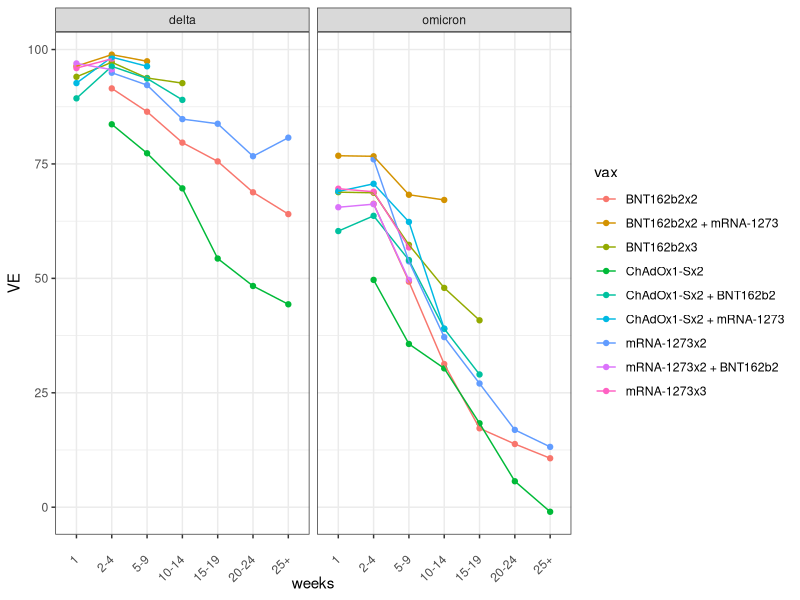
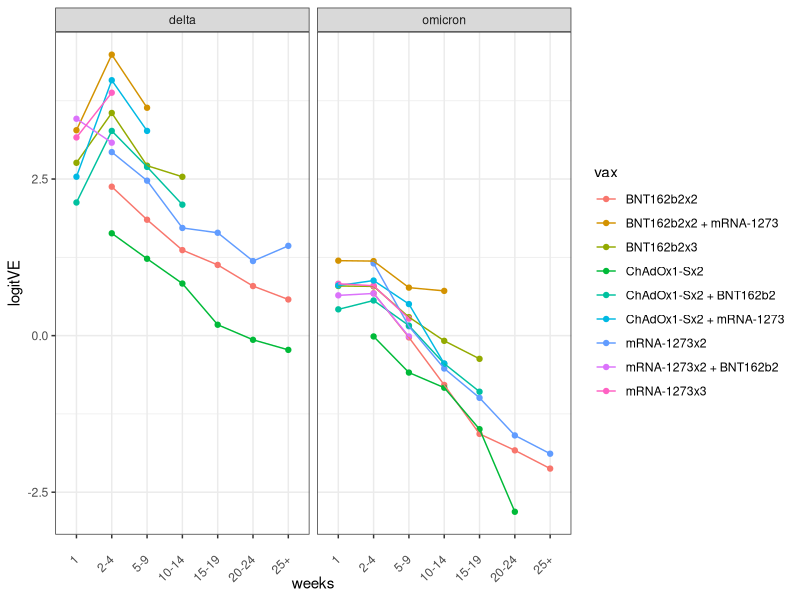
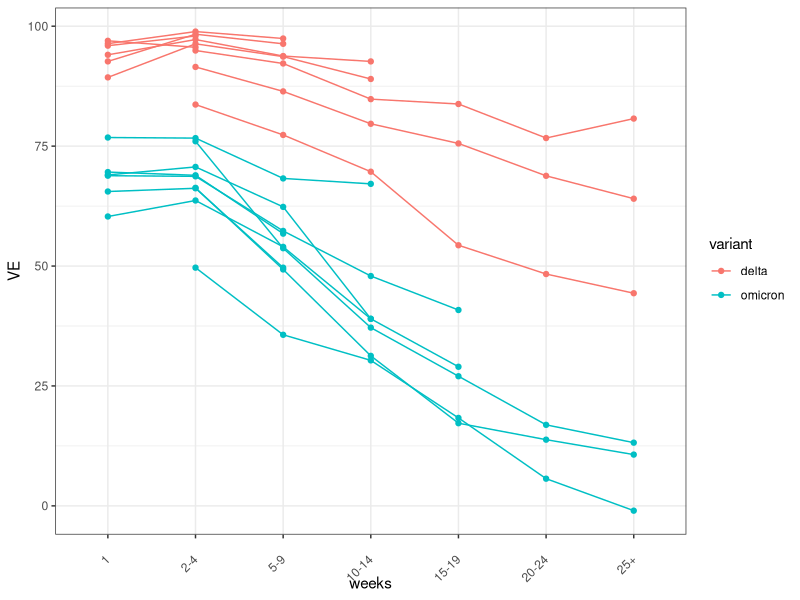
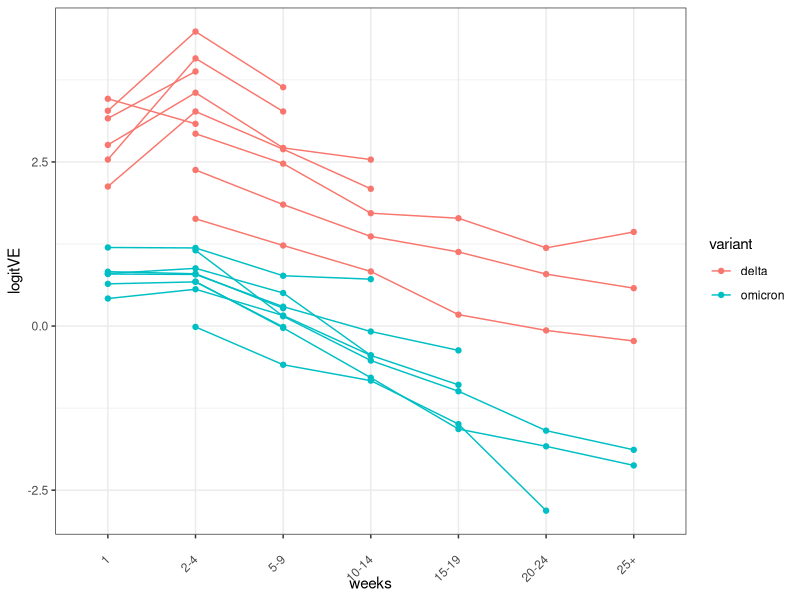
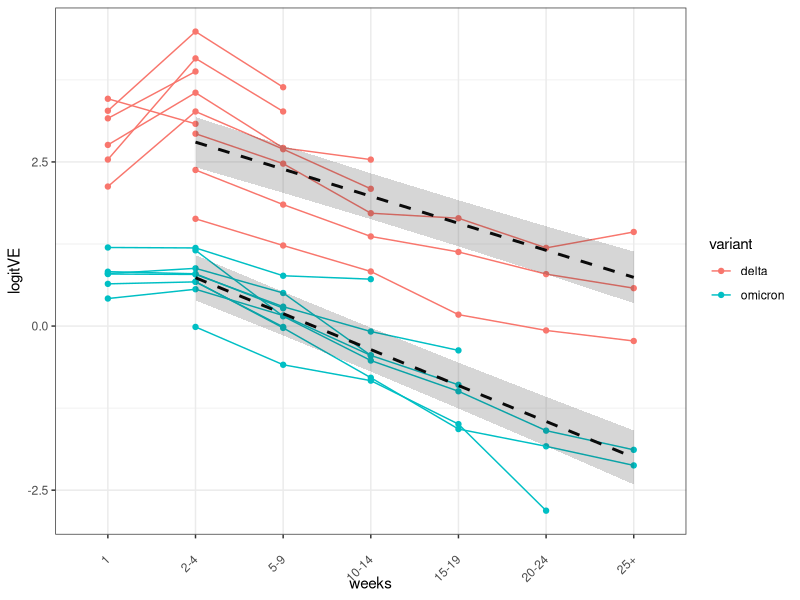
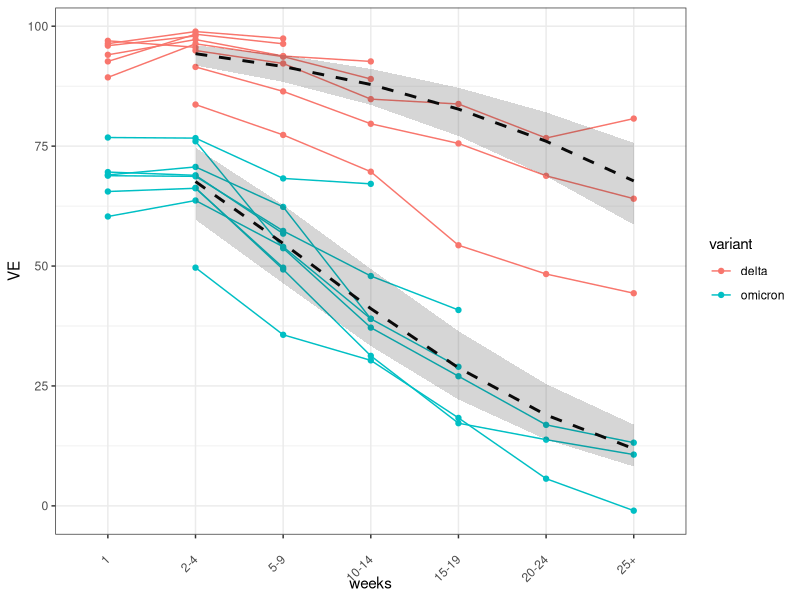
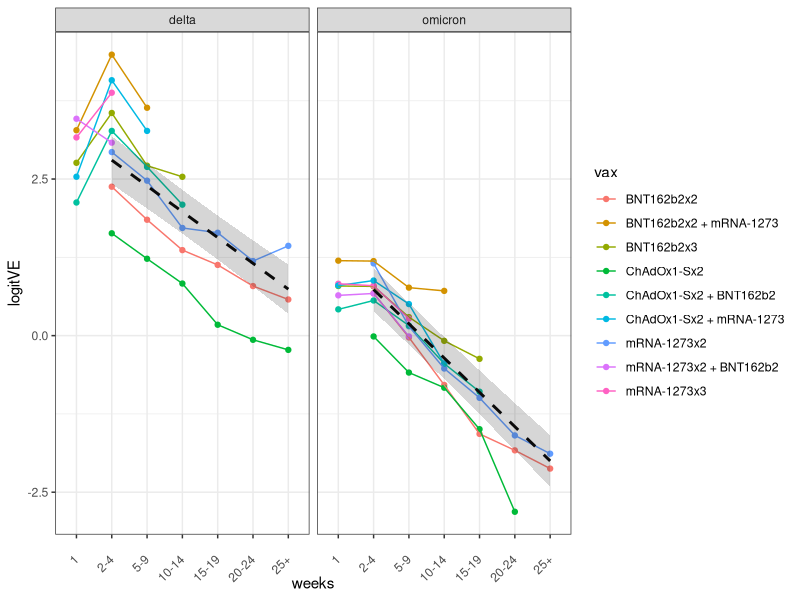
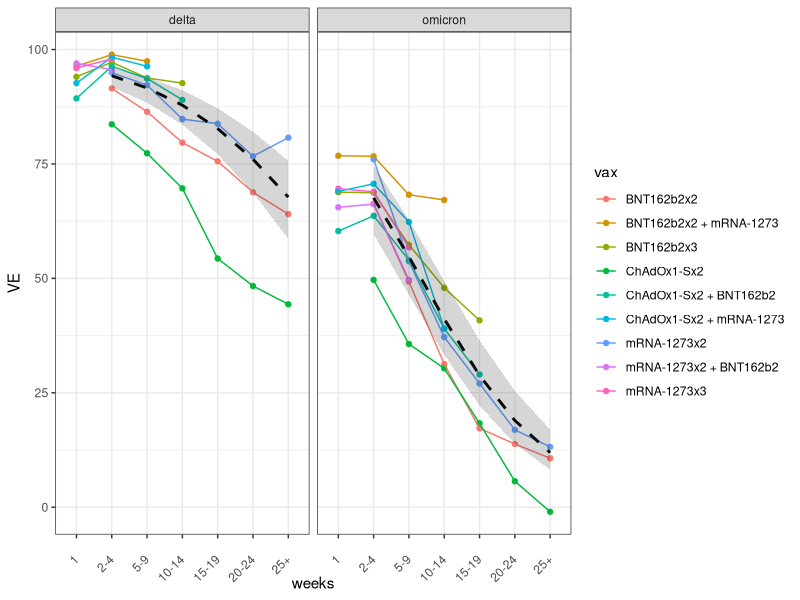

These charts were generated, in order, by the following R code:
# plot VE on logit axis to look at omicron vs delta waning

library(tidyverse)
library(mgcv)
library(mvtnorm)
library(matrixStats)

# load data grabbed from UKHSA 2022 Week 4 vaccine surveillance report 
# https://assets.publishing.service.gov.uk/government/uploads/system/uploads/attachment_data/file/1050721/Vaccine-surveillance-report-week-4.pdf

d <- read.csv('UKHSA-VE-grab.csv',stringsAsFactors = TRUE)

d$weeks <- ordered(d$weeks, levels=c('1','2-4','5-9','10-14','15-19','20-24','25+'))
d$weeks_numeric <- as.numeric(d$weeks) # for modeling. The bins are close enough to uniformly-spaced time intervals for descriptive modeling

d$vax_variant <- interaction(d$vax,d$variant) # for plotting

d$VEnorm <- d$VE/100 # for betareg
d$logitVE <-  qlogis(d$VE/100) # for plotting and log-linear modeling


# plot grabbed data
p1 <- ggplot(d) + 
        geom_point(aes(x=weeks, y=VE, group=vax, color=vax)) +
        geom_line(aes(x=weeks, y=VE, group=vax, color=vax)) +
        facet_wrap('variant') +
        theme_bw() +
        theme(axis.text.x = element_text(angle = 45, vjust = 0.5, hjust=1)) 
p1
ggsave('VE_vax_var.png',units='in',width=6,height=3,device='png')

p2 <- ggplot(d) + 
        geom_point(aes(x=weeks, y=logitVE, group=vax, color=vax)) +
        geom_line(aes(x=weeks, y=logitVE, group=vax, color=vax)) +
        facet_wrap('variant') +
        theme_bw() +
        theme(axis.text.x = element_text(angle = 45, vjust = 0.5, hjust=1)) 
p2
ggsave('VE_logit_vax_var.png',units='in',width=6,height=3,device='png')

# modeling strategy
# 1) compare no-interaction model to model with linear weeks-variant interaction, see interaction has lower AIC and is preffered model
# 2) compare slope-variant interaction to nonlinear weeks-variant, see nonlinear model is preferred
# conclude that it would be great to see this replicated in other settings to mitigate against UKHSA biases, but
# omicron immunity is less stable than delta immunity from wt vaccination. 


# prepping for linear modeling

# plot grouped by variant on one panel
p3 <- ggplot(d) + 
        geom_point(aes(x=weeks, y=VE, group=vax, color=variant)) +
        geom_line(aes(x=weeks, y=VE, group=vax_variant, color=variant)) +
        theme_bw() +
        theme(axis.text.x = element_text(angle = 45, vjust = 0.5, hjust=1)) 
p3
p4 <- ggplot(d) + 
        geom_point(aes(x=weeks, y=logitVE, group=vax, color=variant)) +
        geom_line(aes(x=weeks, y=logitVE, group=vax_variant, color=variant)) +
        theme_bw() +
        theme(axis.text.x = element_text(angle = 45, vjust = 0.5, hjust=1)) 
p4

# linear in weeks, no interactions
summary(
  m_lin_noint <- gam(VEnorm ~ weeks_numeric + variant + s(vax,bs='re'),
                     family=betar(link="logit"),
                     method='REML',
                     data=d %>% filter(VE>0 & weeks_numeric>1)) # exclude week 1
  )


# linear in weeks, week:variant interaction
summary(
  m_lin_weekvariant <- gam(VEnorm ~ weeks_numeric + variant + weeks_numeric:variant + s(vax,bs='re'),
                     family=betar(link="logit"),
                     method='REML',
                     data=d %>% filter(VE>0 & weeks_numeric>1))  # exclude week 1
)
# weeks_numeric:omicron interaction is negative and significant

# interaction model is preferred (deltaAIC=8)
AIC(m_lin_noint,m_lin_weekvariant)


# plot model fit for modal vaccine (vax effect = 0)
pd <- expand.grid(weeks=levels(d$weeks)[-c(1)], variant=levels(d$variant))
pd$weeks <- ordered(pd$weeks)
pd$weeks_numeric <- as.numeric(pd$weeks)+1
pd$vax <- 'model: variant:weeks interaction'
pd$vax_variant <- interaction(pd$vax,pd$variant)

fit<-predict(m_lin_weekvariant,newdata=pd, se=TRUE, exclude='s(vax)')
pd$logitVE <- fit$fit
pd$logitVE_lower <- fit$fit-2*fit$se.fit
pd$logitVE_upper <- fit$fit+2*fit$se.fit

pd$VE <-plogis(pd$logitVE)*100
pd$VE_lower <-plogis(pd$logitVE_lower)*100
pd$VE_upper <-plogis(pd$logitVE_upper)*100

p4 +
  geom_line(data=pd,aes(x=weeks,y=logitVE, group=variant),size=1,linetype='dashed') +
  geom_ribbon(data=pd,aes(x=weeks_numeric,ymin=logitVE_lower,ymax=logitVE_upper,group=variant),alpha=0.2) 
ggsave('VE_logit_var_model.png',units='in',width=4,height=3,device='png')

p3 +
  geom_line(data=pd,aes(x=weeks,y=VE, group=variant),size=1,linetype='dashed') +
  geom_ribbon(data=pd,aes(x=weeks_numeric,ymin=VE_lower,ymax=VE_upper,group=variant),alpha=0.2) 
ggsave('VE_var_model.png',units='in',width=4,height=3,device='png')


p2 +
  geom_line(data=pd,aes(x=weeks,y=logitVE, group=variant),size=1,linetype='dashed') +
  geom_ribbon(data=pd,aes(x=weeks_numeric,ymin=logitVE_lower,ymax=logitVE_upper,group=variant),alpha=0.2) 
ggsave('VE_logit_vax_var_model.png',units='in',width=6,height=3,device='png')

p1 +
  geom_line(data=pd,aes(x=weeks,y=VE, group=variant),size=1,linetype='dashed') +
  geom_ribbon(data=pd,aes(x=weeks_numeric,ymin=VE_lower,ymax=VE_upper,group=variant),alpha=0.2) 
ggsave('VE_vax_var_model.png',units='in',width=6,height=3,device='png')


## isolate time trend difference from level difference
## shift to compare trends starting from same intercept
pd2<-pd

# shift between omicron and delta
shift_intercept <- max(pd2$logitVE[pd2$variant=='omicron']) - max(pd2$logitVE[pd2$variant=='delta'])
  # this is slightly different than coef(m_lin_noint)['variantomicron'] because we're plotting a zeroed out random effect

# zero reference 
maxLogitVE <- max(pd2$logitVE)

# shift by omicron intercept 
pd2$logitVE[pd2$variant=='omicron'] <- pd2$logitVE[pd2$variant=='omicron'] - shift_intercept
pd2$logitVE_lower[pd2$variant=='omicron'] <- pd2$logitVE_lower[pd2$variant=='omicron'] - shift_intercept
pd2$logitVE_upper[pd2$variant=='omicron'] <- pd2$logitVE_upper[pd2$variant=='omicron'] - shift_intercept

#shift to zero reference
pd2$logitVE <- pd2$logitVE - maxLogitVE
pd2$logitVE_lower <- pd2$logitVE_lower - maxLogitVE
pd2$logitVE_upper <- pd2$logitVE_upper - maxLogitVE

# VE scale
# (this doesn't really mean anything, but I was curious to see it anyway)
pd2$VE <-plogis(pd2$logitVE)*100
pd2$VE_lower <-plogis(pd2$logitVE_lower)*100
pd2$VE_upper <-plogis(pd2$logitVE_upper)*100


ggplot(pd2) +
  geom_line(aes(x=weeks,y=logitVE,group=variant,color=variant)) +
  geom_ribbon(aes(x=weeks_numeric-1,ymin=logitVE_lower,ymax=logitVE_upper,group=variant,fill=variant),alpha=0.2) +
  theme_bw() +
  theme(axis.text.x = element_text(angle = 45, vjust = 0.5, hjust=1)) 
ggsave('VE_logit_relative_var_model.png',units='in',width=4,height=3,device='png')


ggplot(pd2) +
  geom_line(aes(x=weeks,y=VE,group=variant,color=variant)) +
  geom_ribbon(aes(x=weeks_numeric-1,ymin=VE_lower,ymax=VE_upper,group=variant,fill=variant),alpha=0.2) +
  theme_bw() +
  theme(axis.text.x = element_text(angle = 45, vjust = 0.5, hjust=1)) 
ggsave('VE_relative_var_model.png',units='in',width=4,height=3,device='png')


### in playing with the start week above, there is some evidence of nonlinearity. Let's gam!

# linear in weeks, week:variant interaction
summary(
  m_nonlin_weekvariant <- gam(VEnorm ~ s(weeks_numeric, by=variant, k=5) + variant + s(vax,bs='re'),
                           family=betar(link="logit"),
                           method='REML',
                           data=d %>% filter(VE>0 & weeks_numeric>1))  # exclude week 1
)
# nonlinear interaction model is preferred (deltaAIC=6.6)
AIC(m_lin_noint,m_lin_weekvariant,m_nonlin_weekvariant)


# plot model fit for modal vaccine (vax effect = 0)
pd3 <- expand.grid(weeks=levels(d$weeks)[-c(1)], variant=levels(d$variant))
pd3$weeks <- ordered(pd3$weeks)
pd3$weeks_numeric <- as.numeric(pd3$weeks)+1
pd3$vax <- 'model: variant:weeks nonlinear interaction'
pd3$vax_variant <- interaction(pd3$vax,pd3$variant)

fit<-predict(m_nonlin_weekvariant,newdata=pd3, se=TRUE, exclude='s(vax)')
pd3$logitVE <- fit$fit
pd3$logitVE_lower <- fit$fit-2*fit$se.fit
pd3$logitVE_upper <- fit$fit+2*fit$se.fit

pd3$VE <-plogis(pd3$logitVE)*100
pd3$VE_lower <-plogis(pd3$logitVE_lower)*100
pd3$VE_upper <-plogis(pd3$logitVE_upper)*100

p4 +
  geom_line(data=pd3,aes(x=weeks,y=logitVE, group=variant),size=1,linetype='dashed') +
  geom_ribbon(data=pd3,aes(x=weeks_numeric,ymin=logitVE_lower,ymax=logitVE_upper,group=variant),alpha=0.2) 
ggsave('VE_logit_var_model_nonlinear.png',units='in',width=4,height=3,device='png')

p3 +
  geom_line(data=pd3,aes(x=weeks,y=VE, group=variant),size=1,linetype='dashed') +
  geom_ribbon(data=pd3,aes(x=weeks_numeric,ymin=VE_lower,ymax=VE_upper,group=variant),alpha=0.2) 
ggsave('VE_var_model_nonlinear.png',units='in',width=4,height=3,device='png')


p2 +
  geom_line(data=pd3,aes(x=weeks,y=logitVE, group=variant),size=1,linetype='dashed') +
  geom_ribbon(data=pd3,aes(x=weeks_numeric,ymin=logitVE_lower,ymax=logitVE_upper,group=variant),alpha=0.2) 
ggsave('VE_logit_vax_var_model_nonlinear.png',units='in',width=6,height=3,device='png')

p1 +
  geom_line(data=pd3,aes(x=weeks,y=VE, group=variant),size=1,linetype='dashed') +
  geom_ribbon(data=pd3,aes(x=weeks_numeric,ymin=VE_lower,ymax=VE_upper,group=variant),alpha=0.2) 
ggsave('VE_vax_var_model_nonlinear.png',units='in',width=6,height=3,device='png')



## plot to compare trends starting from same intercept
pd4<-pd3

# shift between omicron and delta
shift_intercept <- max(pd4$logitVE[pd4$variant=='omicron']) - max(pd4$logitVE[pd4$variant=='delta'])
# this is slightly different than coef(m_nonlin_weekvariant)['variantomicron'] because we're plotting a zeroed out random effect

# zero reference 
maxLogitVE <- max(pd4$logitVE)

# shift by omicron intercept 
pd4$logitVE[pd4$variant=='omicron'] <- pd4$logitVE[pd4$variant=='omicron'] - shift_intercept
pd4$logitVE_lower[pd4$variant=='omicron'] <- pd4$logitVE_lower[pd4$variant=='omicron'] - shift_intercept
pd4$logitVE_upper[pd4$variant=='omicron'] <- pd4$logitVE_upper[pd4$variant=='omicron'] - shift_intercept

#shift to zero reference
pd4$logitVE <- pd4$logitVE - maxLogitVE
pd4$logitVE_lower <- pd4$logitVE_lower - maxLogitVE
pd4$logitVE_upper <- pd4$logitVE_upper - maxLogitVE

# VE scale
pd4$VE <-plogis(pd4$logitVE)*100
pd4$VE_lower <-plogis(pd4$logitVE_lower)*100
pd4$VE_upper <-plogis(pd4$logitVE_upper)*100



# observe that omicron efficacy keeps falling exponentially with time while delta stabilizes
ggplot(pd4) +
  geom_line(aes(x=weeks,y=logitVE,group=variant,color=variant)) +
  geom_ribbon(aes(x=weeks_numeric-1,ymin=logitVE_lower,ymax=logitVE_upper,group=variant,fill=variant),alpha=0.2) +
  theme_bw() 
ggsave('VE_logit_relative_var_model_nonlinear.png',units='in',width=4,height=3,device='png')


ggplot(pd4) +
  geom_line(aes(x=weeks,y=VE,group=variant,color=variant)) +
  geom_ribbon(aes(x=weeks_numeric-1,ymin=VE_lower,ymax=VE_upper,group=variant,fill=variant),alpha=0.2) +
  theme_bw()
ggsave('VE_relative_var_model_nonlinear.png',units='in',width=4,height=3,device='png')


# let's look at (logitVE_omi,1 - logitVE_omi,M)/(logitVE_delta,1 - logitVE_delta,M) 
# as a proxy for the relationship between antibody titers and VE demonstrated in
# Khoury et al https://www.nature.com/articles/s41591-021-01377-8

# to get ratio of differences of smooths, we have to sample from the model

# sampling smooths
# mix of https://fromthebottomoftheheap.net/2017/10/10/difference-splines-i/
# and https://gist.github.com/noamross/8bf1fc5b2f629b3a7e1eb6b4572e8388
pdat <- expand.grid(weeks = levels(pd4$weeks),#c('15-19','20-24','25+'),
                    variant = c('delta', 'omicron'),
                    vax='modal')
pdat$weeks_numeric <- pd4$weeks_numeric[levels(pd4$weeks)==pdat$weeks]
xp <- predict(m_nonlin_weekvariant, newdata = pdat, type = 'lpmatrix',unconditional = TRUE)

# which cols of xp relate to splines of interest?
c1 <- grepl('delta', colnames(xp))
c2 <- grepl('omicron', colnames(xp))
## which rows of xp relate to variants of interest?
r1 <- with(pdat, variant == 'delta')
r2 <- with(pdat, variant == 'omicron')

X <- xp 

## filter out cols of X related to splines for other vaccines
X <- X[, (c1 | c2)]
## filter out the parametric cols
X[, !grepl('^s\\(', colnames(X))] <- 0

# get mean coefs of the relevant smooths
mean_coef <- coef(m_nonlin_weekvariant)[c1|c2]

# Get the variance-covariance matrix of coefficients, accounting for smoothing
# uncertainty, for the relevant smooths
vcov_mat <- vcov(m_nonlin_weekvariant, unconditional = TRUE)
vcov_mat <- vcov_mat[c1|c2,c1|c2]


# Draw samples from the posterior and make predictions from them
N<-1e3
coefs <- rmvnorm(N, mean = mean_coef, sigma = vcov_mat)
preds <- X %*% t(coefs)

# tidy predictions
preds <- as.data.frame(preds)
colnames(preds)<-paste('rep',1:N,sep='')
preds$variant = c(rep('delta',6),rep('omicron',6))

# diff predictions (logitVE_1 - logitVE_M)
preds[1:6,1:N] <- preds[rep(1, 6),1:N] - preds[1:6,1:N] 
preds[6+(1:6),1:N] <- preds[rep(6+1, 6),1:N] - preds[6+(1:6),1:N]

# ratio preds: omicron over delta
preds <- preds[6+(1:6),1:N]/preds[1:6,1:N]
preds[1,] <- 1 # limit at zero time difference is 1

# index time 
preds$weeks_numeric <- 1:6
preds$weeks <- factor(levels(pd4$weeks),levels=levels(pd4$weeks))

preds$mean = rowMeans(preds[,1:N])
preds$lower = rowQuantiles(as.matrix(preds[,1:N]),probs=0.025)
preds$upper = rowQuantiles(as.matrix(preds[,1:N]),probs=0.975)

titer_drop_ratio <- preds %>% select(weeks, weeks_numeric,mean,lower, upper)

# this shows that at the 25+ week time point, logitVE for omicron falls 1.3 (1.1,1.6) 
# more than delta. Under the Khoury model, this should correspond to a 1.3x lower drop in NAb titers for omicron relative to delta

# here's the evidence from the only paper I've seen with that comparison at 4-6 months post-booster
# compare to zhao fig 1 panels I & J https://www.nejm.org/doi/full/10.1056/NEJMc2119426

zhao_drop = data.frame(median_NAb_1mo = c(2133,516),
                       median_NAb_4to6mo = c(331,51),
                       variant = c('delta','omicron'))

zhao_drop$log_diff <- log(zhao_drop$median_NAb_1mo)-log(zhao_drop$median_NAb_4to6mo)
zhao_drop$waning_drop_ratio <- c(NaN,zhao_drop$log_diff[2]/zhao_drop$log_diff[1])
zhao_drop$weeks <- '20-24' # middle match for 4-6 months (18-26 weeks)
zhao_drop$label <- 'Zhao: omicron-delta'
zhao_drop

# this ratio is solidly inside the predicted confidence interval at 6 months
# and if the best comparison is really the 20-24 week bin, then it's still just inside the upper C1

# Pajon et al https://www.nejm.org/doi/full/10.1056/NEJMc2119912 provides a similar
# comparison for omicron vs D614G.  The observed ratio there should overestimate
# the difference with delta, since delta is antigenically further from WT than D614G.
# WT

pajon_drop = data.frame(median_NAb_1mo = c(2423,850),
                       median_NAb_6mo = c(1067,136),
                       variant = c('D614G','omicron'))

pajon_drop$log_diff <- log(pajon_drop$median_NAb_1mo)-log(pajon_drop$median_NAb_6mo)
pajon_drop$waning_drop_ratio <- c(NaN,pajon_drop$log_diff[2]/pajon_drop$log_diff[1])
pajon_drop$weeks <- '25+' # middle match for 4-6 months (18-26 weeks)
pajon_drop$label <- 'Pajon: omicron-D614G'
pajon_drop

# this is outside the upper end of the titer_drop_ratio interval, 
# again consistent with the model, although not a tight bound



ggplot(titer_drop_ratio) +
  geom_line(aes(x=weeks,y=mean,group='all')) +
  geom_ribbon(aes(x=as.numeric(weeks),ymin=lower,ymax=upper),alpha=0.2) +
  geom_hline(aes(yintercept=1),linetype='dashed')+
  geom_segment(data=zhao_drop,aes(x=5-0.4,xend=6,y=waning_drop_ratio, yend=waning_drop_ratio, color='Zhao: omicron-delta'),color='red') +
  geom_label(data=zhao_drop,aes(1,y=2.1, label=label,color=label),color='red',hjust=0,label.size=NA) +
  geom_point(data=pajon_drop,aes(x=weeks,y=waning_drop_ratio, color='Pajon: omicron-D614G'),color='blue') +
  geom_label(data=pajon_drop,aes(x=1,y=1.96, label='Pajon: omicron-D614G',color='Pajon: omicron-D614G'),color='blue',hjust=0,label.size=NA) +
  theme_bw() +
  # theme(axis.text.x = element_text(angle = 45, vjust = 0.5, hjust=1)) +
  ylab('ratio of log titer difference') 

ggsave('ratio_of_waning_ratios_model_nonlinear.png',units='in',width=4,height=3,device='png')

############

# taken together, these data are consistent with omicron waning following WT vaccination
# being less stable than delta waning after 3-4 months, both after 2-dose and booster vaccination.